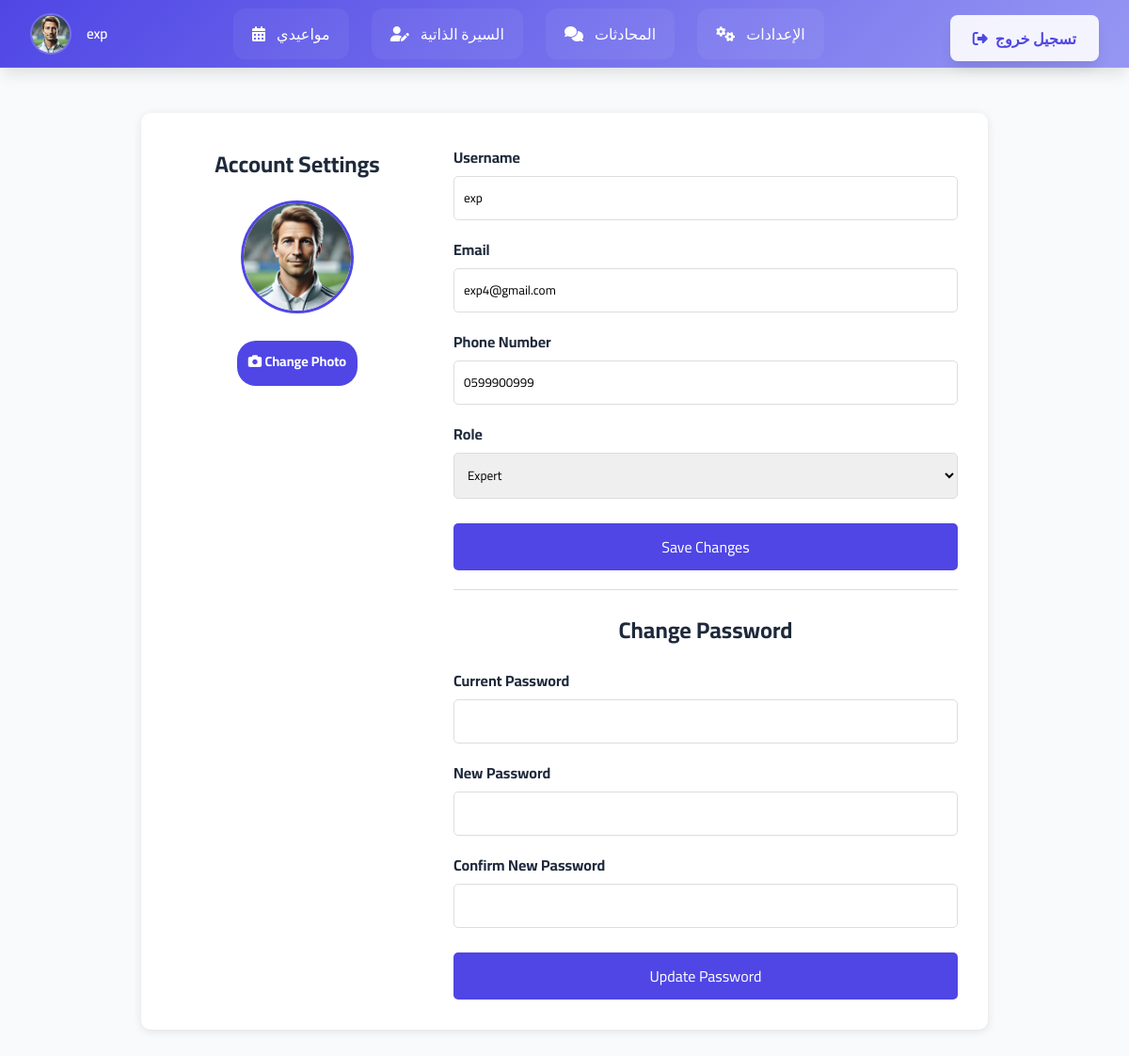
The app's page /users/settings/ (signed in) with its own data.
### users/models.py (models this page shows, shortened)
class CustomUser(AbstractUser):
    phone_regex = RegexValidator(
        regex=r'^05\d{8}$',
        message="Phone number must start with 05 and be exactly 10 digits."
    )
    phone_number = models.CharField(
        max_length=10,
        unique=True,
        validators=[phone_regex],
        help_text="Phone number must start with 05 and contain exactly 10 digits."
    )
    ROLE_CHOICES = [
        ('member', 'Member'),
        ('expert', 'Expert')
    ]
    role = models.CharField(
        max_length=10,
        choices=ROLE_CHOICES,
        default='member'
    )
    profile_image = models.ImageField(
        upload_to='profile_pics/',
        default='profile_pics/p.png',
        blank=True,
        null=True
    )
    short_bio = models.CharField(
        max_length=15,
        blank=True,
        help_text="Short description (e.g., AI Expert, UI Guru)."
    )
    full_bio = models.TextField(
        blank=True,
        help_text="Detailed biography or personal summary."
    )
    groups = models.ManyToManyField(
        'auth.Group',
        related_name='custom_user_groups',
        blank=True
    )
    user_permissions = models.ManyToManyField(
        'auth.Permission',
        related_name='custom_user_permissions',
        blank=True
    )

### users/views.py (the view)
# urls.py: path('settings/', settings_view, name='settings'),
@login_required
def settings_view(request):
    user = request.user  # جلب بيانات المستخدم الحالية
    if request.method == "POST":
        if "profile_image" in request.FILES:
            user.profile_image = request.FILES["profile_image"]
            user.save()
            return JsonResponse({"success": True, "image_url": user.profile_image.url})  #
        form = ProfileUpdateForm(request.POST, request.FILES, instance=user)
        password_form = PasswordChangeForm(user, request.POST)
        if "change_password" in request.POST:  # تغيير كلمة المرور
            if password_form.is_valid():
                user = password_form.save()
                update_session_auth_hash(request, user)
                messages.success(request, "Password updated successfully!")
                return redirect("settings")
        elif form.is_valid():  # تحديث بيانات الحساب
            form.save()
            messages.success(request, "Account details updated successfully!")
            return redirect("settings")
    else:
        form = ProfileUpdateForm(instance=user)
        password_form = PasswordChangeForm(user)
    return render(request, "settings.html", {"form": form, "password_form": password_form, "user": user})

### users/forms.py
class ProfileUpdateForm(UserChangeForm):
    password = None  # Hide the password field
    class Meta:
        model = CustomUser
        fields = [
            'username',
            'email',
            'phone_number',
            'role',
            'profile_image'
        ]

### templates/settings.html (shortened to what this page needs)
<!DOCTYPE html>
<html lang="en">
    <head>
    </head>
<body>
    <div class="container">
        {% include 'navbar.html' %}
        <div class="profile-section">
            <h1>Account Settings</h1>
            <label for="profileImageUpload">
                <img id="profilePreview" src="{{ user.profile_image.url }}"
                     onerror="this.onerror=null; this.src='/media/profile_pics/p.png';"
                     alt="Profile Picture" class="profile-img">
            </label>
            <div class="edit-icon">
                <label for="profileImageUpload">
                    <i class="fas fa-camera"></i> Change Photo
                </label>
            </div>
        </div>
        <div class="form-section">
            <form id="accountForm">
                <div class="input-group">
                    <label for="id_username">Username</label>
                    <input type="text" id="id_username" name="username" value="{{ form.username.value }}" required>
                </div>
                <div class="input-group">
                    <label for="id_email">Email</label>
                    <input type="email" id="id_email" name="email" value="{{ form.email.value }}" required>
                </div>
                <div class="input-group">
                    <label for="id_phone_number">Phone Number</label>
                    <input type="text" id="id_phone_number" name="phone_number" value="{{ form.phone_number.value }}" required>
                </div>
                <div class="input-group">
                    <label for="id_role">Role</label>
                    <select id="id_role" name="role">
                        <option value="expert" {% if form.role.value == 'expert' %}selected{% endif %}>Expert</option>
                    </select>
                </div>
                <button type="submit">Save Changes</button>
            </form>
            <hr>
            <h2>Change Password</h2>
            <form id="passwordForm">
                <div class="input-group">
                    <label for="id_old_password">Current Password</label>
                    <input type="password" id="id_old_password" name="old_password" required>
                </div>
                <div class="input-group">
                    <label for="id_new_password1">New Password</label>
                    <input type="password" id="id_new_password1" name="new_password1" required>
                </div>
                <div class="input-group">
                    <label for="id_new_password2">Confirm New Password</label>
                    <input type="password" id="id_new_password2" name="new_password2" required>
                </div>
                <button type="submit">Update Password</button>
            </form>
        </div>
    </div>
</body>
</html>

### templates/navbar.html (shortened to what this page needs)
<!DOCTYPE html>
<html lang="ar" dir="rtl">
<head>
    <link rel="stylesheet" href="https://cdnjs.cloudflare.com/ajax/libs/font-awesome/6.4.2/css/all.min.css">
</head>
<body>
    <nav class="navbar">
        <div class="profile">
            <img src="{{ user.profile_image.url }}"
                 class="profile__image"
                 onerror="this.onerror=null; this.src='/media/profile_pics/p.png';"
                 alt="صورة المستخدم">
            <span class="profile__name">{{ user.username }}</span>
        </div>
        <div class="nav-links">
            {% if user.role == 'expert' %}
                <a href="{% url 'expert_availability_manage' %}" class="nav-link">
                    <i class="fas fa-calendar-alt"></i>
                    <span>مواعيدي</span>
                </a>
                <a href="{% url 'edit_expert_bio' %}" class="nav-link">
                    <i class="fas fa-user-edit"></i>
                    <span>السيرة الذاتية</span>
                </a>
            {% else %}
                <a href="{% url 'meeting_list' %}" class="nav-link">
                    <i class="fas fa-video"></i>
                    <span>الاجتماعات</span>
                </a>
            {% endif %}
            <a href="{% url 'chat_list' %}" class="nav-link">
                <i class="fas fa-comments"></i>
                <span>المحادثات</span>
            </a>
            <a href="{% url 'settings' %}" class="nav-link">
                <i class="fas fa-cogs"></i>
                <span>الإعدادات</span>
            </a>
        </div>
        <form id="logout-form" action="{% url 'logout' %}" method="post">
            <button type="submit" class="logout">
                <i class="fas fa-sign-out-alt"></i>
                <span class="logout__text">تسجيل خروج</span>
            </button>
        </form>
    </nav>
</body>
</html>

### templates/settings.html (style rules this page uses)
body { font-family: 'Arial', sans-serif; background-color: #f4f4f4; margin: 0; padding: 0; display: flex; justify-content: center; align-items: center; min-height: 100vh; direction: ltr; }
.container { background: white; padding: 2rem; border-radius: 10px; box-shadow: 0 2px 10px rgba(0, 0, 0, 0.1); width: 90%; max-width: 900px; display: flex; gap: 2rem; align-items: flex-start; margin-top: 120px; margin-bottom: 120px; padding-top: 2rem; }
.profile-section { flex: 1; text-align: center; }
.form-section { flex: 2; }
h1, h2 { font-size: 1.5rem; margin-bottom: 1rem; text-align: center; }
.profile-img { width: 120px; height: 120px; border-radius: 50%; object-fit: cover; border: 3px solid #4f46e5; cursor: pointer; margin-bottom: 10px; }
.edit-icon { background: #4f46e5; color: white; padding: 8px 12px; border-radius: 20px; cursor: pointer; font-size: 0.9rem; display: inline-block; transition: background 0.3s ease; margin-top: 5px; }
.input-group { margin-bottom: 1rem; text-align: left; }
label { display: block; font-weight: bold; margin-bottom: 5px; }
input, select { width: 100%; padding: 10px; border: 1px solid #ddd; border-radius: 5px; }
button { width: 100%; background: #4f46e5; color: white; border: none; padding: 10px; border-radius: 5px; cursor: pointer; font-size: 1rem; margin-top: 10px; }
hr { margin: 20px 0; border: 0; height: 1px; background: #ddd; }

### templates/navbar.html (style rules this page uses)
:root { --primary-500: #4f46e5; --primary-600: #4f46e5; --surface-100: #f8fafc; --surface-900: #0f172a; --text-primary: #1e293b; --text-inverse: #ffffff; --transition-default: 300ms cubic-bezier(0.4, 0, 0.2, 1); --shadow-lg: 0 10px 15px -3px rgba(0, 0, 0, 0.1); }
* { margin: 0; padding: 0; box-sizing: border-box; font-family: 'Cairo', sans-serif; }
body { background-color: var(--surface-100); color: var(--text-primary); }
.navbar { position: fixed; top: 0; right: 0; width: 100%; height: 72px; display: flex; align-items: center; justify-content: space-between; padding: 0 2rem; background: linear-gradient(135deg, #4f46e5, #9697f3); backdrop-filter: blur(12px); box-shadow: var(--shadow-lg); z-index: 1000; border-bottom: 1px solid rgba(255, 255, 255, 0.1); }
.profile { display: flex; align-items: center; gap: 1rem; color: var(--text-inverse); position: relative; }
.profile__image { width: 44px; height: 44px; border-radius: 50%; object-fit: cover; border: 2px solid rgba(255, 255, 255, 0.2); transition: transform var(--transition-default); }
.profile__name { font-weight: 600; font-size: 0.95rem; letter-spacing: -0.2px; }
.nav-links { display: flex; gap: 1.5rem; align-items: center; transition: transform var(--transition-default); }
.nav-link { color: var(--text-inverse); text-decoration: none; padding: 0.75rem 1.25rem; border-radius: 0.75rem; display: flex; align-items: center; gap: 0.75rem; position: relative; background: rgba(255, 255, 255, 0.05); transition: all var(--transition-default); }
.nav-link::after { content: ''; position: absolute; bottom: 0; right: 50%; width: 0; height: 2px; background: var(--text-inverse); transition: all var(--transition-default); }
.logout { background: rgba(255, 255, 255, 0.9); color: var(--primary-600); border: none; padding: 0.6rem 1.5rem; border-radius: 0.5rem; display: flex; align-items: center; gap: 0.5rem; cursor: pointer; transition: all var(--transition-default); font-weight: 600; box-shadow: var(--shadow-lg); }

### records on screen
CustomUser: profile_image (picture), username "exp", email "exp4@gmail.com", phone_number "0599900999", role "Expert"
